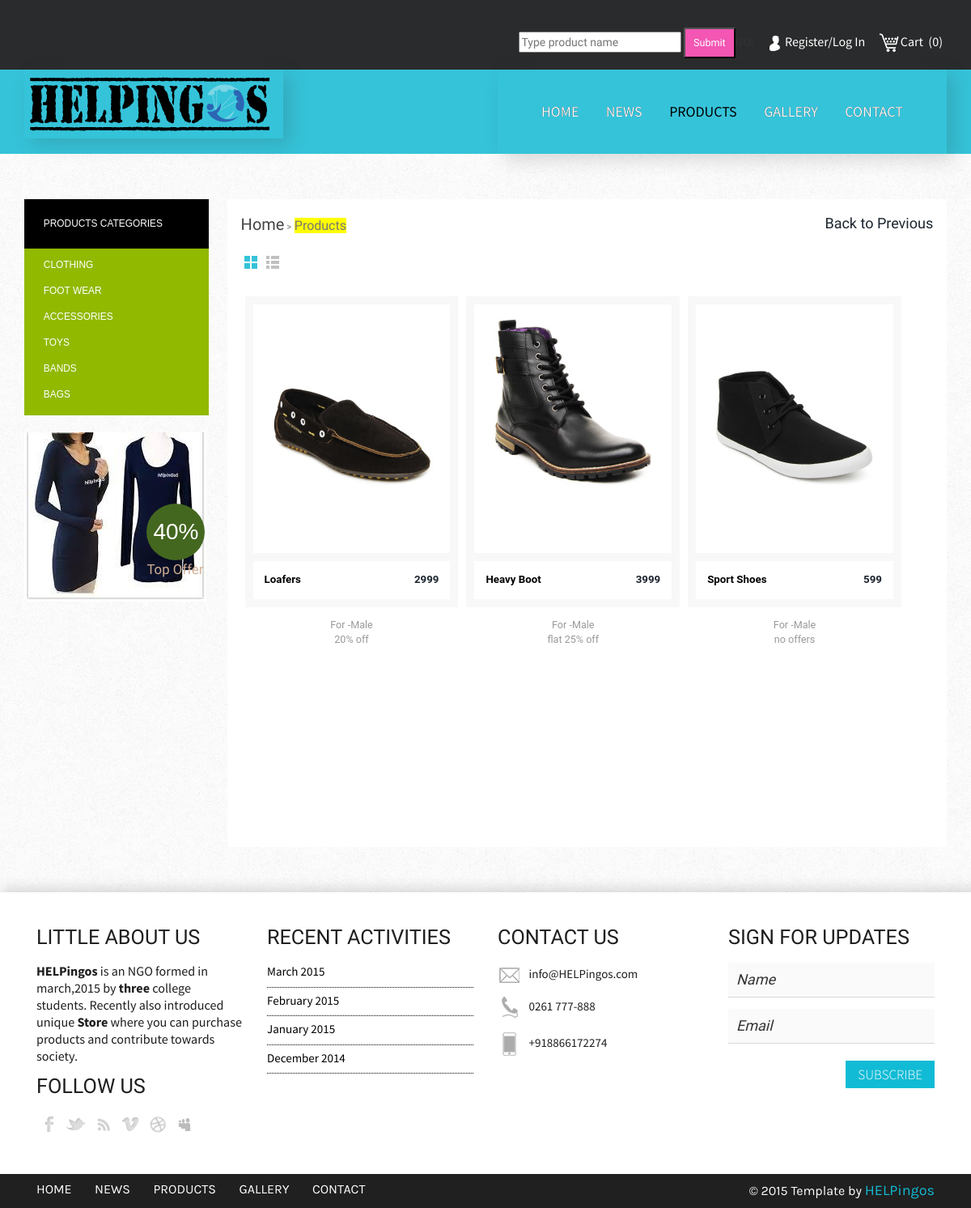
Screenshot of /products.php?cat_id=5 with the database file from the repository.
### tables this page shows
CREATE TABLE IF NOT EXISTS `helpingos_product_category` (
  `category_id` int(11) NOT NULL AUTO_INCREMENT,
  `category_name` varchar(500) NOT NULL,
  PRIMARY KEY (`category_id`)
);

CREATE TABLE IF NOT EXISTS `helpingos_product` (
  `Pro_id` int(11) NOT NULL AUTO_INCREMENT,
  `pro_category_id` varchar(50) NOT NULL,
  `pro_name` varchar(100) NOT NULL,
  `pro_code` varchar(100) NOT NULL,
  `pro_gender` varchar(6) NOT NULL,
  `pro_price` float NOT NULL,
  `pro_date` varchar(30) NOT NULL,
  `pro_offer` text NOT NULL,
  `pro_description` text NOT NULL,
  `pro_image` varchar(1000) NOT NULL,
  PRIMARY KEY (`Pro_id`)
);

### products.php (the view, shortened to what this page needs)
<!DOCTYPE html>
<html>
<head>
	<link href="css/bootstrap.css" rel='stylesheet' type='text/css' />
	<link href="css/style.css" rel="stylesheet" type="text/css" media="all" />
	<link href="css/component.css" rel='stylesheet' type='text/css' />
</head>
<body>
		<div class="user-desc">
			<div class="user-desc">
				<div class=".col-md-6">
					<div class="bs-example">
						<div class="container">
						<form action='search.php' metod='get'>
							<ul>
								<li><input type="text" name="search" placeholder="Type product name">
								<input class="cbp-vm-icon cbp-vm-add" type="submit" name="submit">GO!</li>
								<?php
									if(isset($_SESSION['user'])){
										$user= $_SESSION['user'];
										if($user=''){
												echo "<li><i class='user'></i><a href='account.php'>Register/Log In</a></li>";
											}
											else{
												echo "<li><i class='user'></i><a href='logout.php'>Log Out</a></li>";
												echo "<li><i class='cog'></i><a href='changepass.php'>Change Password</a></li>";
											}
										}
										else{
											echo "<li><i class='user'></i><a href='account.php'>Register/Log In</a></li>";
										}
								?>
								<li><i class="cart"></i><a href="cart.php">Cart<span><?php
																					$conn=mysql_connect("localhost","root","");
																						$sql="SELECT count(*) FROM helpingos_cart";
																						$retval=mysql_query($sql,$conn);
																						while($count=mysql_fetch_array($retval)){
																						$count=$count[0];
																						echo "<span style='color:cream'>&nbsp;&nbsp;(".$count.")</span>";
																					}
																			?></span>
														</a>
								</li>
							</ul>
						</form>
						</div>
					</div>
				</div>
			</div>
		</div>
		<div class="header">
		<div class="header-top">
			<div class="container">
				<div class="logo">
					<a href="index.php"><img src="images/logo1.png" alt="" /></a>
				</div>
				<div class="top-menu">
					<ul class="cl-effect-15">
						<li><a class="active" href="index.php" data-hover="HOME">HOME</a></li>
						<li><a href="news.php" data-hover="NEWS">NEWS</a></li>
						<li><a href="products.php?cat_id=2">PRODUCTS</a></li>
						<li><a href="gallery.php" data-hover="GALLERY">GALLERY</a></li>
						<li><a href="contact.php" data-hover="CONTACT">CONTACT</a></li>
					</ul>
				</div>
				<div class="clearfix"></div>
			</div>
		</div>
		</div>
	<div class="container">
		<div class="products-page">
			<div class="product">
				<div class="product-listy">
					<h3>Products Categories</h3>
					<ul class="product-list">
					<?php
						$query= "SELECT * FROM helpingos_product_category";
						$retval=mysql_query($query,$conn);
						while($category=mysql_fetch_assoc($retval)) {
							echo "<li class='active'><a href='products.php?cat_id=".$category['category_id']."'>".$category['category_name']."</a></li>";
							}
					?>
					</ul>
				</div>
				<div class="latest-bis">
					<img src="images/top_long.jpg" class="img-responsive">
					<div class="offer">
						<p>40%</p>
						<small>Top Offer</small>
					</div>
				</div>
			</div>
			<div class="new-product">
				<div class="new-product-top">
					<ul class="product-top-list">
						<li><a href="index.php">Home</a>&nbsp;<span>&gt;</span></li>
						<li><span class="act">Products</span>&nbsp;</li>
					</ul>
					<p class="back"><a href="index.php">Back to Previous</a></p>
					<div class="clearfix"></div>
				</div>
			        <div id="cbp-vm" class="cbp-vm-switcher cbp-vm-view-grid">
					<div class="cbp-vm-options">
						<a href="#" class="cbp-vm-icon cbp-vm-grid cbp-vm-selected" data-view="cbp-vm-view-grid" title="grid">Grid View</a>
						<a href="#" class="cbp-vm-icon cbp-vm-list" data-view="cbp-vm-view-list" title="list">List View</a>
					</div>
					<div class="clearfix"></div>
					<ul>
						<?php
								$query= "SELECT * FROM helpingos_product WHERE pro_category_id='".$_REQUEST['cat_id']."'";
								$retval1=mysql_query($query,$conn);
								$productCount = mysql_num_rows($retval1);
								if ($productCount > 0) {
									while($product=mysql_fetch_assoc($retval1)){
								echo "<li>";
								echo 	"<a class='cbp-vm-image' href='single.php?product_id=".$product['Pro_id']."' >";
								echo 	"<div class='view view-first'>";
								echo 		"<div class='inner_content clearfix'>";
								echo 			"<div class='product_image'>";
								echo 				"<img src='images/".$product['pro_image']."' class='img-responsive' alt=''/>";
								echo 				"<div class='product_container'>";
								echo 					"<div class='cart-left'>";
								echo 						"<p class='title'>".$product['pro_name']."</p>";
								echo 					"</div>";
								echo 					"<div class='pricey'>".$product['pro_price']."</div>";
								echo 					"<div class='clearfix'></div>";
								echo 				"</div>";
								echo			"</div>";
								echo		"</div>";
								echo	"</div>";
								echo	"</a>";
								echo	"<div class='cbp-vm-details'>";
								echo		"For -".$product['pro_gender']."<br/>";
								echo		$product['pro_offer'];
								echo	"</div>";
							?>
							<?php
								echo    "</li>";
									}
								}
								else
									echo "Sorry, there are no products in these category at present";
							?>
					</ul>
				</div>
			</div>
		</div>
	</div>
<?php include('footer.php');?>

### css/style.css (style rules this page uses)
body { padding:0; margin:0; font-family: 'Yanone Kaffeesatz', sans-serif; background:url('../images/bg.jpg') no-repeat; background-size:cover; }
body a { transition:0.5s all; -webkit-transition:0.5s all; -moz-transition:0.5s all; -o-transition:0.5s all; -ms-transition:0.5s all; }
input[type="button"],input[type="submit"] { transition:0.5s all; -webkit-transition:0.5s all; -moz-transition:0.5s all; -o-transition:0.5s all; -ms-transition:0.5s all; }
h1,h2,h3,h4,h5,h6 { margin:0; }
p { margin:0; }
ul { margin:0; padding:0; }
.user-desc { background: #2a2b2c; padding:0.5em 0; }
.user-desc ul li a { color: #fff; font-size: 16px; font-family: 'Source Sans Pro', sans-serif; text-decoration: none; font-weight: 400; }
.user-desc ul { float:right; }
.user-desc ul li { display: inline-block; margin: 0 5px; }
i.user { width:25px; height:25px; background:url('../images/img-sprite.png') no-repeat 0px 0px; display:inline-block; vertical-align: middle; }
i.cart { width: 30px; height: 30px; background: url('../images/img-sprite.png') no-repeat -25px 0px; display: inline-block; vertical-align: middle; }
.header { background: #35c3d9; }
.logo { float: left; }
.logo img { box-shadow: 9px 7px 22px 0px rgba(50, 50, 50, 0.18); width: 100%; }
.top-menu ul li { display: inline-block; margin: 0 15px; }
.top-menu ul li a { color:#000000; font-size:18px; font-weight:400; font-family: 'Source Sans Pro', sans-serif; text-decoration:none; }
.top-menu ul li a.active { color: #000000; }
.top-menu { float: right; padding: 2.8em; box-shadow: 9px 7px 22px 0px rgba(50, 50, 50, 0.18); }
.cl-effect-15 a { color: rgba(0,0,0,0.2); font-weight: 700; text-shadow: none; }
.cl-effect-15 a::before { color: #fff; content: attr(data-hover); position: absolute; -webkit-transition: -webkit-transform 0.3s, opacity 0.3s; -moz-transition: -moz-transform 0.3s, opacity 0.3s; transition: transform 0.3s, opacity 0.3s; }
.title { margin-bottom: 80px; }
.product { width:20%; margin-right:2%; float:left; }
.product-listy { background:#91b900; }
ul.product-list { padding:0em 0 0.5em 0; margin:0.5em 0; }
ul.product-list li { display: block; margin:5px 0; }
ul.product-list li a { color:#FFF; text-transform:uppercase; font-size:0.85em; text-decoration:none; padding:5px 2em; font-family: 'Doppio One', sans-serif; font-weight:400; display: block; }
.product-listy h3 { color:#fff; background:#000; font-size:0.85em; padding:2em; font-family: 'Doppio One', sans-serif; font-weight:400; text-transform:uppercase; }
.latest-bis { margin: 1.5em 0; position:relative; }
.offer { position:absolute; bottom: 13%; right: 2%; }
.offer p { font-size:2em; color:#fff; background:#446720; padding: 15px 8px; border-radius:50%; font-family: 'Doppio One', sans-serif; font-weight:400; }
.offer small { color: #d2b096; font-size: 1.2em; }
.new-product { width:78%; float:right; background:#fff; min-height:800px; padding:2em; }
ul.product-top-list { padding:0; float: left; }
ul.product-top-list li { display: inline-block; font-size:0.82em; color:#777; }
ul.product-top-list li a { color: #444; font-size: 20px; }
ul.product-top-list li span.act { background:yellow; font-size: 16px; }
p.back { float: right; font-size:0.82em; }
p.back a { font-size: 18px; }
.new-product-top { padding: 0em 0 2em; }
p.title { color: #000; font-size: 0.95em; font-weight: bold; }
.cart-left { float: left; margin-right: 2.6%; }
p.title { color: #000; font-size: 0.95em; font-weight: 700; margin:0; }
.pricey { float: right; font-weight: bold; font-size: 0.95em; }
.product_container { padding: 1em; border-top: 10px solid #f8f8f8; }
.product_image { border: 10px solid #f8f8f8; }
.products-page { padding: 4em 0; }
@media screen and (max-width: 1280px) { .new-product { padding: 1.2em; } }
@media screen and (max-width: 1280px) { .new-product-top { padding: 0em 0 1.5em; } }

### rows the page displays
helpingos_product_category: category_name "CLOTHING"
helpingos_product_category: category_name "FOOT WEAR"
helpingos_product_category: category_name "ACCESSORIES"
helpingos_product_category: category_name "TOYS"
helpingos_product_category: category_name "BANDS"
helpingos_product_category: category_name "BAGS"
helpingos_product: pro_image (picture), pro_name "Loafers", pro_price "2999", pro_gender "Male", pro_offer "20% off"
helpingos_product: pro_image (picture), pro_name "Heavy Boot", pro_price "3999", pro_gender "Male", pro_offer "flat 25% off"
helpingos_product: pro_image (picture), pro_name "Sport Shoes", pro_price "599", pro_gender "Male", pro_offer "no offers"

### other values shown
$count "0"
